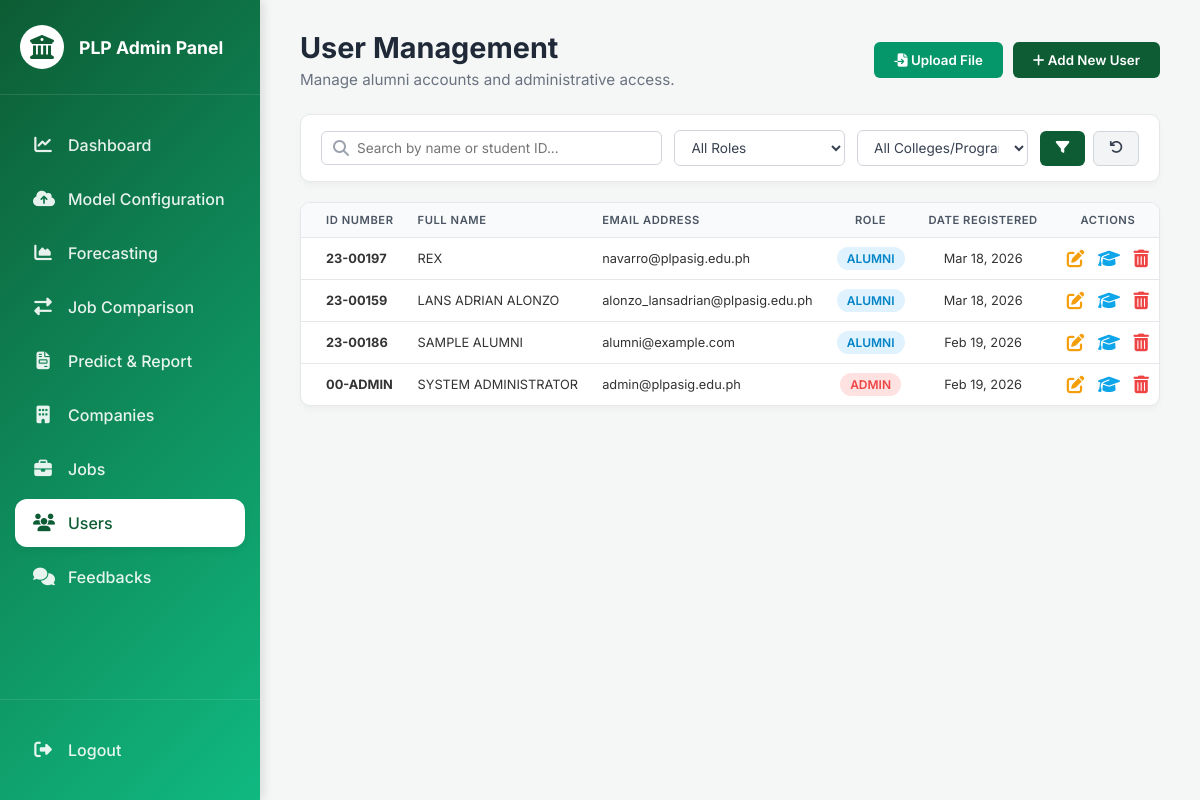
/admin/admin_users.php, run on an earlier commit of the app's database.
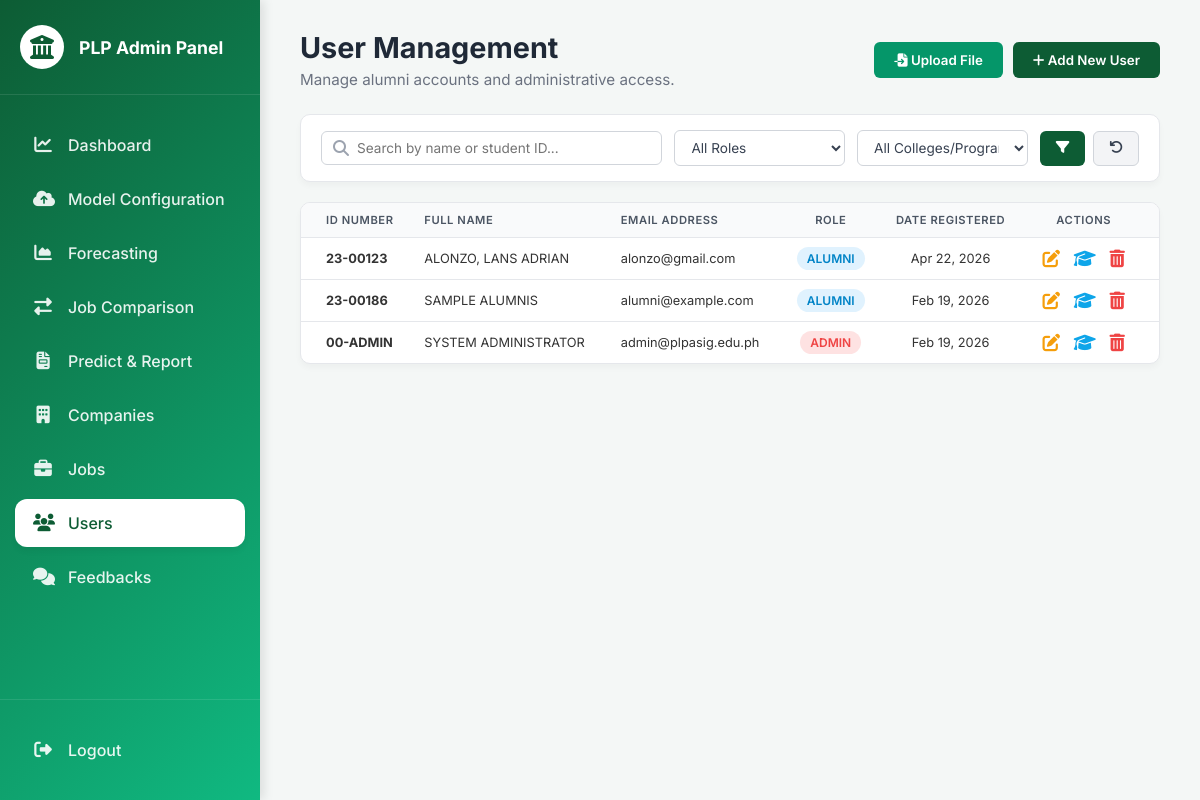
And on a later commit of the database.
### tables this page shows
CREATE TABLE `users` (
  `id` int(11) NOT NULL,
  `student_id` varchar(20) NOT NULL,
  `full_name` varchar(255) NOT NULL,
  `email` varchar(255) DEFAULT NULL,
  `password` varchar(255) NOT NULL,
  `role` varchar(50) NOT NULL DEFAULT 'alumni',
  `created_at` timestamp NOT NULL DEFAULT current_timestamp(),
  `is_temporary` tinyint(1) NOT NULL DEFAULT 1
);

### admin/admin_users.php (the view, shortened to what the changed rows need)
<?php
require '../includes/db.php';
$results_per_page = 10;
$page       = isset($_GET['page']) && is_numeric($_GET['page']) ? (int)$_GET['page'] : 1;
$start_from = ($page - 1) * $results_per_page;
$where_clauses = [];
$where_sql = count($where_clauses) > 0 ? "WHERE " . implode(" AND ", $where_clauses) : "";
?>
<!DOCTYPE html>
<html lang="en">
<head>
    <link rel="stylesheet" href="../assets/css/admin-style.css">
    <link rel="stylesheet" href="https://cdnjs.cloudflare.com/ajax/libs/font-awesome/6.4.0/css/all.min.css">
</head>
<body>
<main class="admin-main">
    <div class="page-title" style="display:flex; justify-content:space-between; align-items:center;">
        <div>
            <h1>User Management</h1>
        </div>
    </div>
    <div class="admin-card table-card">
        <div style="overflow-x: auto;">
            <table class="admin-table" style="font-size: 0.8rem; width: 100%;">
                <thead>
                    <tr>
                        <th>ID Number</th>
                        <th>Full Name</th>
                        <th>Email Address</th>
                        <th style="text-align: center;">Role</th>
                        <th style="text-align: center;">Date Registered</th>
                        <th style="text-align: center;">Actions</th>
                    </tr>
                </thead>
                <tbody id="userTableBody">
                    <?php
                    $fetch_query = "SELECT u.* FROM users u
                                    LEFT JOIN alumni_academic_info a ON u.student_id = a.student_id
                                    $where_sql
                                    GROUP BY u.student_id
                                    ORDER BY u.created_at DESC
                                    LIMIT $start_from, $results_per_page";
                    $result = $conn->query($fetch_query);
                    if ($result->num_rows > 0):
                        while ($row = $result->fetch_assoc()):
                            $badge_class = ($row['role'] == 'admin') ? 'role-admin' : 'role-alumni';
                    ?>
                    <tr>
                        <td><strong><?php echo htmlspecialchars($row['student_id']); ?></strong></td>
                        <td style="text-transform:uppercase;"><?php echo htmlspecialchars($row['full_name']); ?></td>
                        <td><?php echo htmlspecialchars($row['email']); ?></td>
                        <td style="text-align: center;"><span class="role-badge <?php echo $badge_class; ?>"><?php echo ucfirst($row['role']); ?></span></td>
                        <td style="text-align: center;"><?php echo date("M d, Y", strtotime($row['created_at'])); ?></td>
                        <td style="text-align: center;">
                            <button class="action-btn action-edit"
                                data-id="<?php echo $row['student_id']; ?>"
                                data-name="<?php echo htmlspecialchars($row['full_name']); ?>"
                                data-email="<?php echo htmlspecialchars($row['email']); ?>"
                                data-role="<?php echo $row['role']; ?>">
                                <i class="fas fa-edit"></i>
                            </button>
                            <button class="action-btn action-academic"
                                data-id="<?php echo $row['student_id']; ?>"
                                data-name="<?php echo strtoupper(htmlspecialchars($row['full_name'])); ?>">
                                <i class="fas fa-graduation-cap"></i>
                            </button>
                            <a href="?delete_id=<?php echo urlencode($row['student_id']); ?>"
                               class="action-btn action-delete"
                               onclick="return confirm('Delete this user?');">
                                <i class="fas fa-trash-alt"></i>
                            </a>
                        </td>
                    </tr>
                    <?php
                        endwhile;
                    else:
                    ?>
                        <tr>
                            <td colspan="6" style="text-align: center; padding: 20px; color: #6b7280;">No users found matching your filters.</td>
                        </tr>
                    <?php endif; ?>
                </tbody>
            </table>
        </div>
    </div>
</main>
</body>
</html>

What changed in the data, as far as the page shows it:
removed users: student "23-00197", full_name "REX", email "navarro@plpasig.edu.ph", role "ALUMNI", created_at "Mar 18, 2026"
removed users: student "23-00159", full_name "LANS ADRIAN ALONZO", email "alonzo_lansadrian@plpasig.edu.ph", role "ALUMNI", created_at "Mar 18, 2026"
added users: student "23-00123", full_name "ALONZO, LANS ADRIAN", email "alonzo@gmail.com", role "ALUMNI", created_at "Apr 22, 2026"
changed users "alumni@example.com": full_name "SAMPLE ALUMNI" → "SAMPLE ALUMNIS"
